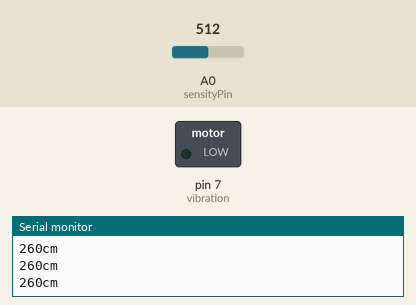
Bench run of a sketch on a simulated Arduino Uno, built with avr-gcc and run on an emulated ATmega328P. On the bench: switched loads named in the sketch (green lamp = pin HIGH), the last lines printed to the serial monitor. The inputs (shaded band) are chosen by the test bench; at power-on: A0 (sensityPin) = 512.

Above: at 1.2 s.
1.3 s: A0 (sensityPin) set to 402
4.3 s: A0 (sensityPin) set to 386
At 7.0 s:
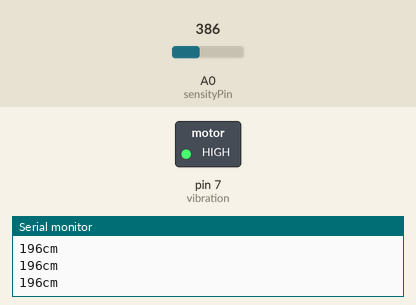
7.3 s: A0 (sensityPin) set to 511
At 7.8 s:
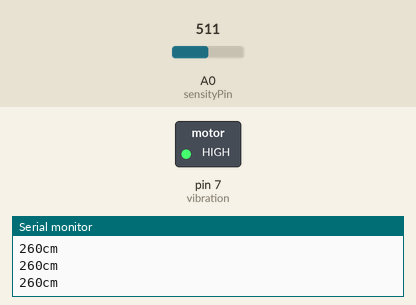
Timing chart, 0 to 10.3 s (numbered marks = the images above; inputs shaded):
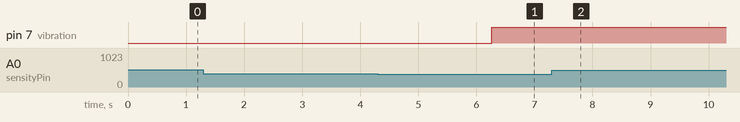

The sketch:

capteur_sen0307.ino
```cpp
// # Editor     : roker
// # Date       : 18.02.2019

// # Product name: URM09 Ultrasonic Sensor(Gravity Analog)(V1.0)
// # Product SKU : SEN0307
// # Version     : 1.0

#define MAX_RANG (520)        // the max measurement vaule of the module is 520cm(a little bit longer than  effective max range)
#define ADC_SOLUTION (1023.0) // ADC accuracy of Arduino UNO is 10bit

int sensityPin = A0; // select the input pin
int vibration = 7;

unsigned long previousTime = 0;

bool isBuzzing = false;
unsigned long buzzStartTime = 0;

void setup()
{
  // Serial init
  Serial.begin(9600);
  pinMode(vibration, OUTPUT);
}

float distance, sensity_t;

void loop()
{
  // read the value from the sensor:
  sensity_t = analogRead(sensityPin);
  // turn the ledPin on
  distance = sensity_t * MAX_RANG / ADC_SOLUTION; //

  unsigned long currentTime = millis();
  unsigned long interval = 10 * distance;

  if (distance < 200)
  {
    if (currentTime - previousTime >= interval)
    {
      if (!isBuzzing)
      {
        digitalWrite(vibration, LOW);
        buzzStartTime = millis();
        isBuzzing = true;
      }
      else if (isBuzzing && millis() - buzzStartTime > 100)
      {
        digitalWrite(vibration, HIGH);
        isBuzzing = false;
      }
      previousTime = currentTime;
    }
  }

  Serial.print(distance, 0);
  Serial.println("cm");
}
```

Measured:
- the behaviour switches between 394 and 393 on A0 (sensityPin) (found by bisection; images 0 and 1)
- after the input at 4.3 s, pin 7 (vibration): LOW → HIGH after 2.0 s
- after the input at 7.3 s, pin 7 (vibration): stops changing and stays HIGH
